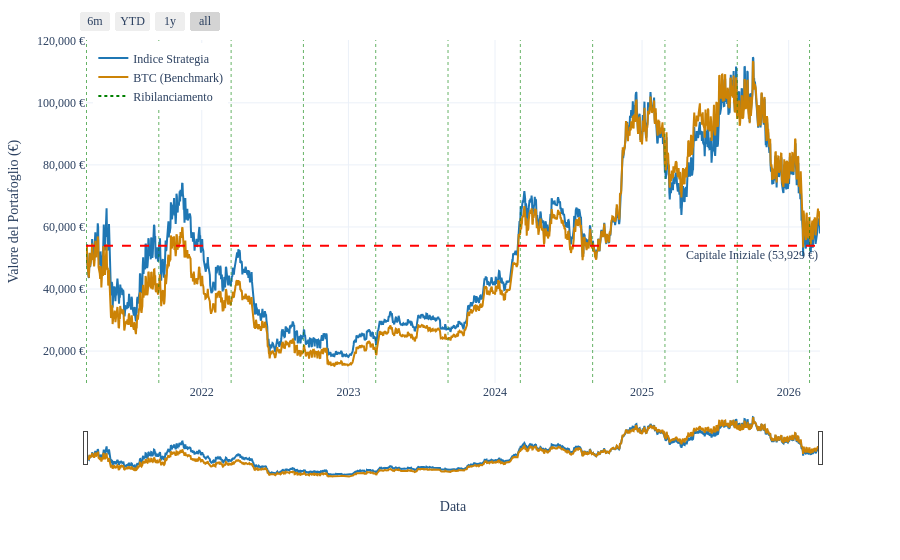
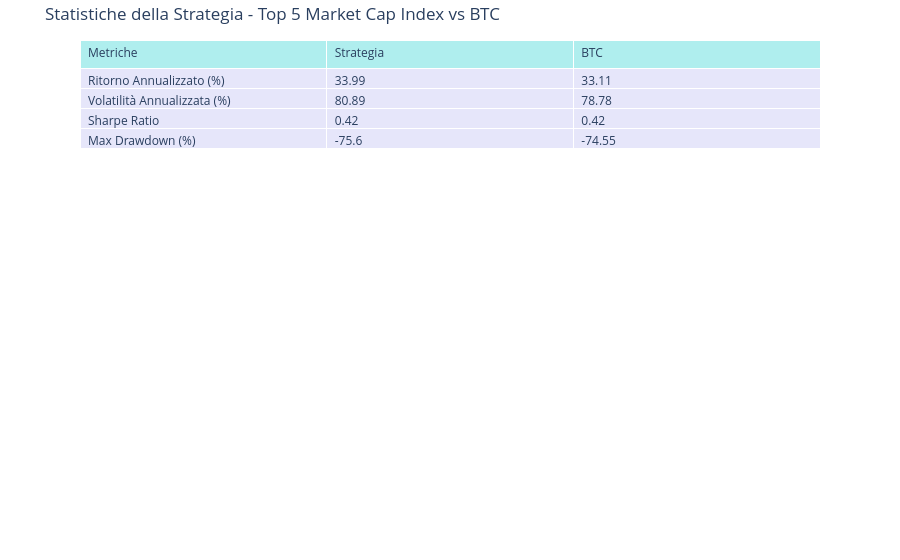
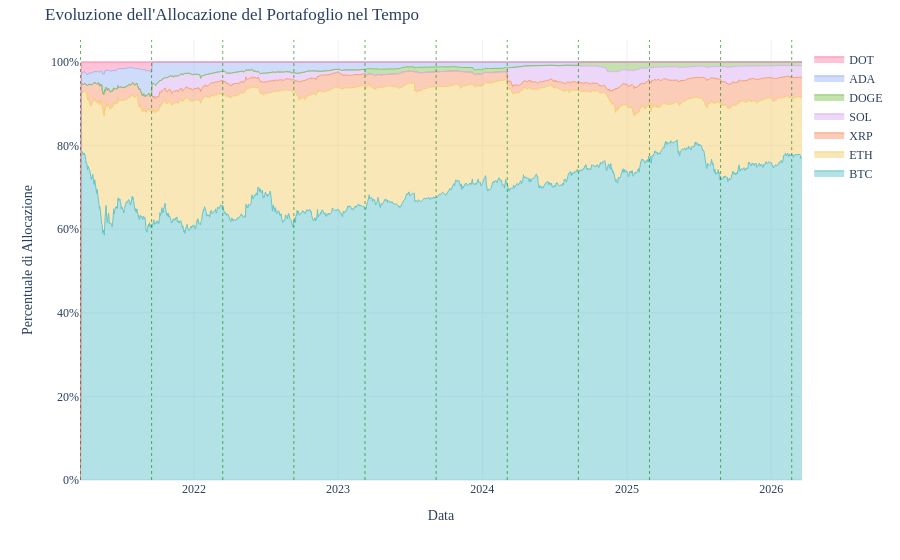
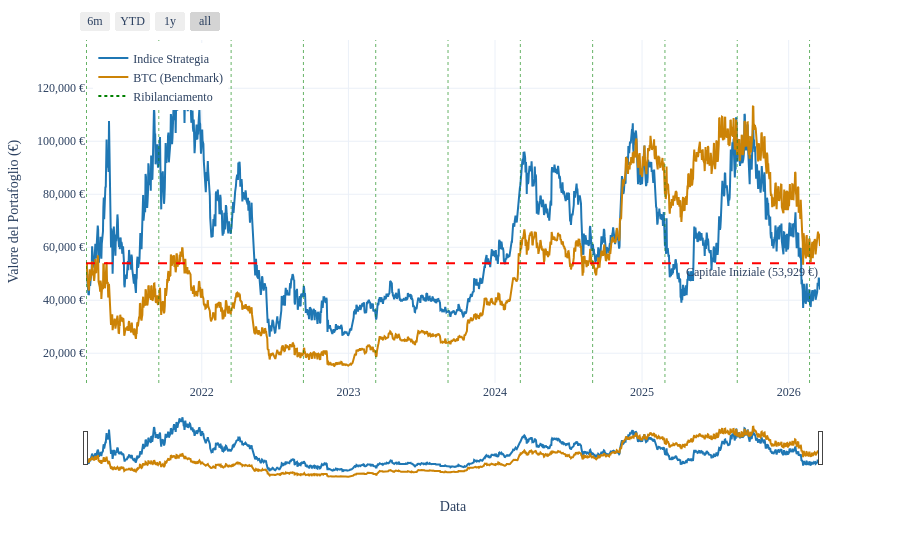

Notebook cell for these charts, in order:
### Code cell
import json
import os
import sys
from data_loader import download_all_market_data
from strategies import RebalancedMarketCapStrategy, MarketCapThresholdStrategy, GlobalMarketAnalytics

# Soluzione per script (.py) o notebook (.ipynb)
try:
    SCRIPT_DIR = os.path.dirname(os.path.abspath(__file__))
except NameError:
    # Se __file__ non esiste, siamo in un notebook
    SCRIPT_DIR = os.path.abspath('') 

DATA_DIR = os.path.join(SCRIPT_DIR, "data")
CHARTS_BASE_DIR = os.path.join(SCRIPT_DIR, "../charts")


# 1. Caricamento categorie da portfolios.json
try:
    with open(os.path.join(SCRIPT_DIR, "portfolios.json"), "r") as f:
        portfolios = json.load(f)
except FileNotFoundError:
    print("Errore: file 'portfolios.json' non trovato.")
    sys.exit(1)

conio_coin = portfolios.get("conio_coin", [])
tech = portfolios.get("tech", [])
defi = portfolios.get("defi", [])
pagamenti = portfolios.get("pagamenti", [])

# ==========================================
# 2. DOWNLOAD E AGGIORNAMENTO DATI
# ==========================================
print("\n--- Download Dati Centralizzato (CSV + API) ---")
# Uniamo tutti gli asset di tutti i portafogli per un aggiornamento completo
all_unique_assets = list(set(conio_coin + tech + defi + pagamenti))

download_all_market_data(
    assets=all_unique_assets, 
    timeframe="5y",          
    data_dir=DATA_DIR,          
    benchmark_ticker="BTC"    
)

# ==========================================
# 3. ANALISI E BACKTEST
# ==========================================

# --- Top 5 Market Cap ---
print("\n--- Analisi: Top 5 Market Cap ---")
strategy_5mktcap = RebalancedMarketCapStrategy()
strategy_5mktcap.load_local_data(assets=conio_coin, data_dir=DATA_DIR)
strategy_5mktcap.run_strategy()
strategy_5mktcap.plot_results(
    title="Top 5 Market Cap Index vs BTC", 
    save_json_dir=os.path.join(CHARTS_BASE_DIR, "Top5MktCap")
)
# Nota: salviamo anche l'evoluzione dei pesi
strategy_5mktcap.plot_weights(save_json_dir=os.path.join(CHARTS_BASE_DIR, "Top5MktCap"))

# --- Settore Tech ---
print("\n--- Analisi: Tech Crypto Market ---")
strategy_threshold_tech = MarketCapThresholdStrategy()
strategy_threshold_tech.load_local_data(assets=tech, data_dir=DATA_DIR)
strategy_threshold_tech.run_strategy()
strategy_threshold_tech.plot_results(
    title="Tech crypto market index", 
    save_json_dir=os.path.join(CHARTS_BASE_DIR, "TechMktCap_TH")
)

# --- Settore DeFi ---
print("\n--- Analisi: DeFi Crypto Market ---")
strategy_threshold_defi = MarketCapThresholdStrategy()
strategy_threshold_defi.load_local_data(assets=defi, data_dir=DATA_DIR)
strategy_threshold_defi.run_strategy()
strategy_threshold_defi.plot_results(
    title="Defi crypto market index", 
    save_json_dir=os.path.join(CHARTS_BASE_DIR, "DefiMktCap_TH")
)

# --- Settore Pagamenti ---
print("\n--- Analisi: Pagamenti Crypto Market ---")
strategy_threshold_pag = MarketCapThresholdStrategy()
strategy_threshold_pag.load_local_data(assets=pagamenti, data_dir=DATA_DIR)
strategy_threshold_pag.run_strategy()
strategy_threshold_pag.plot_results(
    title="Pagamenti crypto market index", 
    save_json_dir=os.path.join(CHARTS_BASE_DIR, "PagamentiMktCap_TH")
)

# ==========================================
# 4. MARKET ANALYTICS
# ==========================================
print("\n--- Generazione Market Analytics ---")
market_analytics = GlobalMarketAnalytics()
market_analytics.load_local_data(assets=conio_coin, data_dir=DATA_DIR)
market_analytics.generate_analytics_charts(
    conio_coin=conio_coin, 
    save_dir=os.path.join(CHARTS_BASE_DIR, "market_analytics"),
    tf_dom='5y',       
    tf_vol='1y',  
    show_figs=True
)

print("\n!!! ANALISI COMPLETATA !!!")

### Figure 1 — Plotly figure (JSON) as saved in the notebook; plotly's stock layout.template omitted (floating-point values rounded to 4 significant figures; data arrays with more than 128 entries replaced by an {"elided": "..."} marker saying what was removed)
{"data": [{"line": {"color": "#1f77b4", "width": 2}, "mode": "lines", "name": "Indice Strategia", "type": "scatter", "x": {"elided": "1827 str values"}, "y": {"elided": "1827 float values"}}, {"line": {"color": "#cc8306", "width": 2}, "mode": "lines", "name": "BTC (Benchmark)", "type": "scatter", "x": {"elided": "1827 str values"}, "y": {"elided": "1827 float values"}}, {"line": {"color": "green", "dash": "dot"}, "mode": "lines", "name": "Ribilanciamento", "type": "scatter", "x": [null], "y": [null]}], "layout": {"annotations": [{"showarrow": false, "text": "Capitale Iniziale (53,929 €)", "x": 1, "xanchor": "right", "xref": "x domain", "y": 53930.0, "yanchor": "top", "yref": "y"}], "font": {"family": "Times New Roman, serif", "size": 12}, "hovermode": "x unified", "legend": {"x": 0.01, "xanchor": "left", "y": 0.99, "yanchor": "top"}, "margin": {"t": 40}, "shapes": [{"line": {"color": "red", "dash": "dash"}, "type": "line", "x0": 0, "x1": 1, "xref": "x domain", "y0": 53930.0, "y1": 53930.0, "yref": "y"}, {"line": {"color": "green", "dash": "dot", "width": 1}, "opacity": 0.6, "type": "line", "x0": "2021-03-20T00:00:00", "x1": "2021-03-20T00:00:00", "xref": "x", "y0": 0, "y1": 1, "yref": "y domain"}, {"line": {"color": "green", "dash": "dot", "width": 1}, "opacity": 0.6, "type": "line", "x0": "2021-09-16T00:00:00", "x1": "2021-09-16T00:00:00", "xref": "x", "y0": 0, "y1": 1, "yref": "y domain"}, {"line": {"color": "green", "dash": "dot", "width": 1}, "opacity": 0.6, "type": "line", "x0": "2022-03-15T00:00:00", "x1": "2022-03-15T00:00:00", "xref": "x", "y0": 0, "y1": 1, "yref": "y domain"}, {"line": {"color": "green", "dash": "dot", "width": 1}, "opacity": 0.6, "type": "line", "x0": "2022-09-11T00:00:00", "x1": "2022-09-11T00:00:00", "xref": "x", "y0": 0, "y1": 1, "yref": "y domain"}, {"line": {"color": "green", "dash": "dot", "width": 1}, "opacity": 0.6, "type": "line", "x0": "2023-03-10T00:00:00", "x1": "2023-03-10T00:00:00", "xref": "x", "y0": 0, "y1": 1, "yref": "y domain"}, {"line": {"color": "green", "dash": "dot", "width": 1}, "opacity": 0.6, "type": "line", "x0": "2023-09-06T00:00:00", "x1": "2023-09-06T00:00:00", "xref": "x", "y0": 0, "y1": 1, "yref": "y domain"}, {"line": {"color": "green", "dash": "dot", "width": 1}, "opacity": 0.6, "type": "line", "x0": "2024-03-04T00:00:00", "x1": "2024-03-04T00:00:00", "xref": "x", "y0": 0, "y1": 1, "yref": "y domain"}, {"line": {"color": "green", "dash": "dot", "width": 1}, "opacity": 0.6, "type": "line", "x0": "2024-08-31T00:00:00", "x1": "2024-08-31T00:00:00", "xref": "x", "y0": 0, "y1": 1, "yref": "y domain"}, {"line": {"color": "green", "dash": "dot", "width": 1}, "opacity": 0.6, "type": "line", "x0": "2025-02-27T00:00:00", "x1": "2025-02-27T00:00:00", "xref": "x", "y0": 0, "y1": 1, "yref": "y domain"}, {"line": {"color": "green", "dash": "dot", "width": 1}, "opacity": 0.6, "type": "line", "x0": "2025-08-26T00:00:00", "x1": "2025-08-26T00:00:00", "xref": "x", "y0": 0, "y1": 1, "yref": "y domain"}, {"line": {"color": "green", "dash": "dot", "width": 1}, "opacity": 0.6, "type": "line", "x0": "2026-02-22T00:00:00", "x1": "2026-02-22T00:00:00", "xref": "x", "y0": 0, "y1": 1, "yref": "y domain"}], "xaxis": {"rangeselector": {"buttons": [{"count": 6, "label": "6m", "step": "month", "stepmode": "backward"}, {"count": 1, "label": "YTD", "step": "year", "stepmode": "todate"}, {"count": 1, "label": "1y", "step": "year", "stepmode": "backward"}, {"step": "all"}]}, "rangeslider": {"visible": true}, "title": {"text": "Data"}}, "yaxis": {"hoverformat": ",.0f", "tickformat": ",.0f", "ticksuffix": " €", "title": {"text": "Valore del Portafoglio (€)"}}}}

### Figure 2 — Plotly figure (JSON) as saved in the notebook; plotly's stock layout.template omitted (floating-point values rounded to 4 significant figures)
{"data": [{"cells": {"align": "left", "fill": {"color": "lavender"}, "values": [["Ritorno Annualizzato (%)", "Volatilità Annualizzata (%)", "Sharpe Ratio", "Max Drawdown (%)"], [33.99, 80.89, 0.42, -75.6], [33.11, 78.78, 0.42, -74.55]]}, "header": {"align": "left", "fill": {"color": "paleturquoise"}, "values": ["Metriche", "Strategia", "BTC"]}, "type": "table"}], "layout": {"margin": {"b": 10, "t": 40}, "title": {"text": "Statistiche della Strategia - Top 5 Market Cap Index vs BTC"}}}

### Figure 3 — Plotly figure (JSON) as saved in the notebook; plotly's stock layout.template omitted (floating-point values rounded to 4 significant figures; data arrays with more than 128 entries replaced by an {"elided": "..."} marker saying what was removed)
{"data": [{"line": {"color": "rgb(102, 197, 204)", "width": 1}, "mode": "lines", "name": "BTC", "stackgroup": "one", "type": "scatter", "x": {"elided": "1827 str values"}, "y": {"elided": "1827 float values"}}, {"line": {"color": "rgb(246, 207, 113)", "width": 1}, "mode": "lines", "name": "ETH", "stackgroup": "one", "type": "scatter", "x": {"elided": "1827 str values"}, "y": {"elided": "1827 float values"}}, {"line": {"color": "rgb(248, 156, 116)", "width": 1}, "mode": "lines", "name": "XRP", "stackgroup": "one", "type": "scatter", "x": {"elided": "1827 str values"}, "y": {"elided": "1827 float values"}}, {"line": {"color": "rgb(220, 176, 242)", "width": 1}, "mode": "lines", "name": "SOL", "stackgroup": "one", "type": "scatter", "x": {"elided": "1827 str values"}, "y": {"elided": "1827 float values"}}, {"line": {"color": "rgb(135, 197, 95)", "width": 1}, "mode": "lines", "name": "DOGE", "stackgroup": "one", "type": "scatter", "x": {"elided": "1827 str values"}, "y": {"elided": "1827 float values"}}, {"line": {"color": "rgb(158, 185, 243)", "width": 1}, "mode": "lines", "name": "ADA", "stackgroup": "one", "type": "scatter", "x": {"elided": "1827 str values"}, "y": {"elided": "1827 float values"}}, {"line": {"color": "rgb(254, 136, 177)", "width": 1}, "mode": "lines", "name": "DOT", "stackgroup": "one", "type": "scatter", "x": {"elided": "1827 str values"}, "y": {"elided": "1827 float values"}}], "layout": {"font": {"family": "Times New Roman, serif", "size": 12}, "hovermode": "x unified", "legend": {"x": 1.01, "xanchor": "left", "y": 0.99, "yanchor": "top"}, "margin": {"t": 40}, "shapes": [{"line": {"color": "green", "dash": "dot", "width": 1}, "opacity": 0.6, "type": "line", "x0": "2021-03-20T00:00:00", "x1": "2021-03-20T00:00:00", "xref": "x", "y0": 0, "y1": 1, "yref": "y domain"}, {"line": {"color": "green", "dash": "dot", "width": 1}, "opacity": 0.6, "type": "line", "x0": "2021-09-16T00:00:00", "x1": "2021-09-16T00:00:00", "xref": "x", "y0": 0, "y1": 1, "yref": "y domain"}, {"line": {"color": "green", "dash": "dot", "width": 1}, "opacity": 0.6, "type": "line", "x0": "2022-03-15T00:00:00", "x1": "2022-03-15T00:00:00", "xref": "x", "y0": 0, "y1": 1, "yref": "y domain"}, {"line": {"color": "green", "dash": "dot", "width": 1}, "opacity": 0.6, "type": "line", "x0": "2022-09-11T00:00:00", "x1": "2022-09-11T00:00:00", "xref": "x", "y0": 0, "y1": 1, "yref": "y domain"}, {"line": {"color": "green", "dash": "dot", "width": 1}, "opacity": 0.6, "type": "line", "x0": "2023-03-10T00:00:00", "x1": "2023-03-10T00:00:00", "xref": "x", "y0": 0, "y1": 1, "yref": "y domain"}, {"line": {"color": "green", "dash": "dot", "width": 1}, "opacity": 0.6, "type": "line", "x0": "2023-09-06T00:00:00", "x1": "2023-09-06T00:00:00", "xref": "x", "y0": 0, "y1": 1, "yref": "y domain"}, {"line": {"color": "green", "dash": "dot", "width": 1}, "opacity": 0.6, "type": "line", "x0": "2024-03-04T00:00:00", "x1": "2024-03-04T00:00:00", "xref": "x", "y0": 0, "y1": 1, "yref": "y domain"}, {"line": {"color": "green", "dash": "dot", "width": 1}, "opacity": 0.6, "type": "line", "x0": "2024-08-31T00:00:00", "x1": "2024-08-31T00:00:00", "xref": "x", "y0": 0, "y1": 1, "yref": "y domain"}, {"line": {"color": "green", "dash": "dot", "width": 1}, "opacity": 0.6, "type": "line", "x0": "2025-02-27T00:00:00", "x1": "2025-02-27T00:00:00", "xref": "x", "y0": 0, "y1": 1, "yref": "y domain"}, {"line": {"color": "green", "dash": "dot", "width": 1}, "opacity": 0.6, "type": "line", "x0": "2025-08-26T00:00:00", "x1": "2025-08-26T00:00:00", "xref": "x", "y0": 0, "y1": 1, "yref": "y domain"}, {"line": {"color": "green", "dash": "dot", "width": 1}, "opacity": 0.6, "type": "line", "x0": "2026-02-22T00:00:00", "x1": "2026-02-22T00:00:00", "xref": "x", "y0": 0, "y1": 1, "yref": "y domain"}], "title": {"text": "Evoluzione dell'Allocazione del Portafoglio nel Tempo"}, "xaxis": {"title": {"text": "Data"}}, "yaxis": {"tickformat": ".0%", "title": {"text": "Percentuale di Allocazione"}}}}

### Figure 4 — Plotly figure (JSON) as saved in the notebook; plotly's stock layout.template omitted (floating-point values rounded to 4 significant figures; data arrays with more than 128 entries replaced by an {"elided": "..."} marker saying what was removed)
{"data": [{"line": {"color": "#1f77b4", "width": 2}, "mode": "lines", "name": "Indice Strategia", "type": "scatter", "x": {"elided": "1827 str values"}, "y": {"elided": "1827 float values"}}, {"line": {"color": "#cc8306", "width": 2}, "mode": "lines", "name": "BTC (Benchmark)", "type": "scatter", "x": {"elided": "1827 str values"}, "y": {"elided": "1827 float values"}}, {"line": {"color": "green", "dash": "dot"}, "mode": "lines", "name": "Ribilanciamento", "type": "scatter", "x": [null], "y": [null]}], "layout": {"annotations": [{"showarrow": false, "text": "Capitale Iniziale (53,929 €)", "x": 1, "xanchor": "right", "xref": "x domain", "y": 53930.0, "yanchor": "top", "yref": "y"}], "font": {"family": "Times New Roman, serif", "size": 12}, "hovermode": "x unified", "legend": {"x": 0.01, "xanchor": "left", "y": 0.99, "yanchor": "top"}, "margin": {"t": 40}, "shapes": [{"line": {"color": "red", "dash": "dash"}, "type": "line", "x0": 0, "x1": 1, "xref": "x domain", "y0": 53930.0, "y1": 53930.0, "yref": "y"}, {"line": {"color": "green", "dash": "dot", "width": 1}, "opacity": 0.6, "type": "line", "x0": "2021-03-20T00:00:00", "x1": "2021-03-20T00:00:00", "xref": "x", "y0": 0, "y1": 1, "yref": "y domain"}, {"line": {"color": "green", "dash": "dot", "width": 1}, "opacity": 0.6, "type": "line", "x0": "2021-09-16T00:00:00", "x1": "2021-09-16T00:00:00", "xref": "x", "y0": 0, "y1": 1, "yref": "y domain"}, {"line": {"color": "green", "dash": "dot", "width": 1}, "opacity": 0.6, "type": "line", "x0": "2022-03-15T00:00:00", "x1": "2022-03-15T00:00:00", "xref": "x", "y0": 0, "y1": 1, "yref": "y domain"}, {"line": {"color": "green", "dash": "dot", "width": 1}, "opacity": 0.6, "type": "line", "x0": "2022-09-11T00:00:00", "x1": "2022-09-11T00:00:00", "xref": "x", "y0": 0, "y1": 1, "yref": "y domain"}, {"line": {"color": "green", "dash": "dot", "width": 1}, "opacity": 0.6, "type": "line", "x0": "2023-03-10T00:00:00", "x1": "2023-03-10T00:00:00", "xref": "x", "y0": 0, "y1": 1, "yref": "y domain"}, {"line": {"color": "green", "dash": "dot", "width": 1}, "opacity": 0.6, "type": "line", "x0": "2023-09-06T00:00:00", "x1": "2023-09-06T00:00:00", "xref": "x", "y0": 0, "y1": 1, "yref": "y domain"}, {"line": {"color": "green", "dash": "dot", "width": 1}, "opacity": 0.6, "type": "line", "x0": "2024-03-04T00:00:00", "x1": "2024-03-04T00:00:00", "xref": "x", "y0": 0, "y1": 1, "yref": "y domain"}, {"line": {"color": "green", "dash": "dot", "width": 1}, "opacity": 0.6, "type": "line", "x0": "2024-08-31T00:00:00", "x1": "2024-08-31T00:00:00", "xref": "x", "y0": 0, "y1": 1, "yref": "y domain"}, {"line": {"color": "green", "dash": "dot", "width": 1}, "opacity": 0.6, "type": "line", "x0": "2025-02-27T00:00:00", "x1": "2025-02-27T00:00:00", "xref": "x", "y0": 0, "y1": 1, "yref": "y domain"}, {"line": {"color": "green", "dash": "dot", "width": 1}, "opacity": 0.6, "type": "line", "x0": "2025-08-26T00:00:00", "x1": "2025-08-26T00:00:00", "xref": "x", "y0": 0, "y1": 1, "yref": "y domain"}, {"line": {"color": "green", "dash": "dot", "width": 1}, "opacity": 0.6, "type": "line", "x0": "2026-02-22T00:00:00", "x1": "2026-02-22T00:00:00", "xref": "x", "y0": 0, "y1": 1, "yref": "y domain"}], "xaxis": {"rangeselector": {"buttons": [{"count": 6, "label": "6m", "step": "month", "stepmode": "backward"}, {"count": 1, "label": "YTD", "step": "year", "stepmode": "todate"}, {"count": 1, "label": "1y", "step": "year", "stepmode": "backward"}, {"step": "all"}]}, "rangeslider": {"visible": true}, "title": {"text": "Data"}}, "yaxis": {"hoverformat": ",.0f", "tickformat": ",.0f", "ticksuffix": " €", "title": {"text": "Valore del Portafoglio (€)"}}}}
